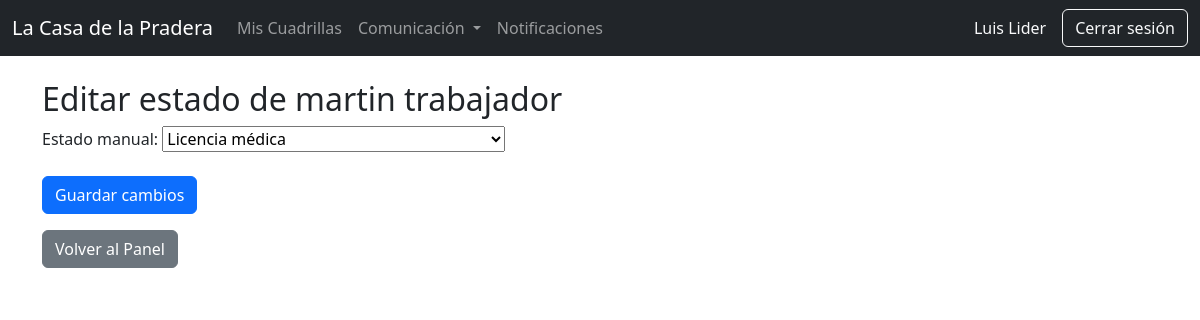
The page /personal/trabajador/5/estado/ (signed in) on the database as committed earlier.
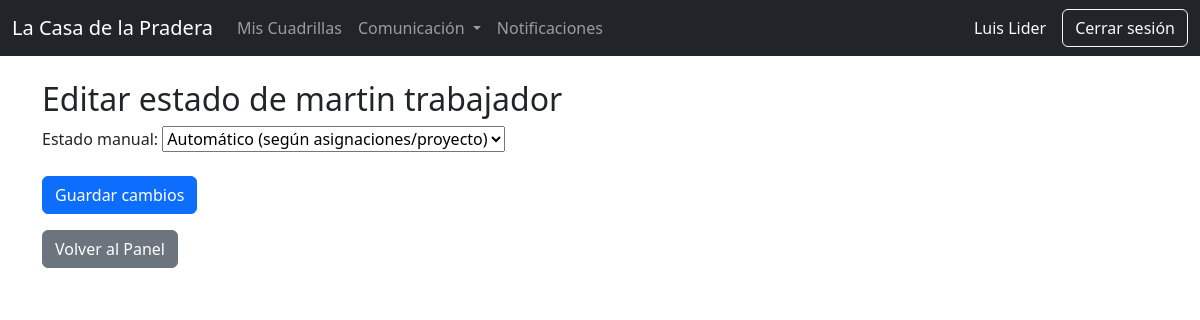
The same page on the database as committed later.
### personal/models.py (models this page shows, shortened)
class Trabajador(models.Model):
    TIPO_CHOICES = [
        ('trabajador', 'Trabajador'),
        ('lider', 'Líder'),
        ('jefe', 'Jefe'),
    ]
    ESTADO_CHOICES = [
        ('disponible', 'Disponible'),
        ('asignado', 'Asignado'),
        ('vacaciones', 'Vacaciones'),
        ('licencia', 'Licencia'),
        ('inactivo', 'Inactivo'),
    ]
    rut = models.CharField(max_length=20, unique=True, validators=[rut_valido])
    nombre = models.CharField(max_length=100)
    apellido = models.CharField(max_length=100)
    email = models.EmailField()
    telefono = models.CharField(max_length=30, blank=True, null=True)
    direccion = models.CharField(max_length=255, blank=True, null=True)
    fecha_nacimiento = models.DateField(null=True, blank=True)
    tipo_trabajador = models.CharField(max_length=20, choices=TIPO_CHOICES, default='trabajador')
    especialidad = models.CharField(max_length=100, blank=True, null=True)
    estado = models.CharField(max_length=20, choices=ESTADO_CHOICES, default='disponible')
    fecha_ingreso = models.DateField(null=True, blank=True)
    anos_experiencia = models.PositiveIntegerField(default=0)
    user = models.OneToOneField(User, on_delete=models.SET_NULL, null=True, blank=True, related_name='trabajador_profile')
    activo = models.BooleanField(default=True)
    password_inicial = models.BooleanField(default=False)
    manual_override = models.BooleanField(default=False)
    created_at = models.DateTimeField(auto_now_add=True)
    updated_at = models.DateTimeField(auto_now=True)
    class Meta:
        verbose_name = 'Trabajador'
        verbose_name_plural = 'Trabajadores'

### personal/views.py (the view, shortened to what this page needs)
def editar_estado_trabajador(request, trabajador_id):
    trabajador = get_object_or_404(Trabajador, id=trabajador_id)
    perfil = TrabajadorPerfil.objects.filter(user=trabajador.user).first()
    return render(request, "editar_estado_trabajador.html", {
        "trabajador": trabajador,
        "perfil": perfil,
    })

### core/context_processors.py (called while the page is built)
def notificaciones_no_leidas(request):
    if request.user.is_authenticated:
        return {
            "notifs_no_leidas": request.user.notificaciones.filter(leida=False).count()
        }
    return {"notifs_no_leidas": 0}

### personal/templatetags/custom_tags.py (called while the page is built)
@register.filter
def has_group(user, group_name):
    return user.groups.filter(name=group_name).exists()

### personal/templates/editar_estado_trabajador.html (shortened to what this page needs)
{% extends 'base.html' %}
{% block content %}
<h2>Editar estado de {{ trabajador.nombre }} {{ trabajador.apellido }}</h2>
    <form method="post">
        <label>Estado manual:</label>
        <select name="estado_manual">
            <option value="automatic" {% if not trabajador.manual_override %}selected{% endif %}>
                Automático (según asignaciones/proyecto)
            </option>
            <option value="licencia" {% if trabajador.manual_override and perfil and perfil.estado_manual == 'licencia' %}selected{% endif %}>
                Licencia médica
            </option>
        </select>
        <br><br>
        <button class="btn btn-primary">Guardar cambios</button>
    </form>
    <a href="{% url 'proyectos:panel' %}" class="btn btn-secondary mt-3">Volver al Panel</a>
    {% endblock %}

Rows that differ between the two databases and show on the page:
changed Trabajador "martin": estado_manual "Licencia médica" → "Automático (según asignaciones/proyecto)"
